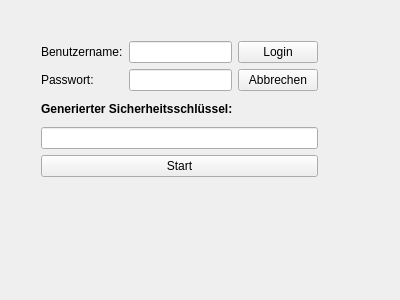
<?xml version="1.0" encoding="UTF-8"?>
<ui version="4.0">
 <class>login</class>
 <widget class="QWidget" name="login">
  <property name="geometry">
   <rect>
    <x>0</x>
    <y>0</y>
    <width>400</width>
    <height>300</height>
   </rect>
  </property>
  <property name="windowTitle">
   <string>login</string>
  </property>
  <widget class="QWidget" name="layoutWidget">
   <property name="geometry">
    <rect>
     <x>30</x>
     <y>30</y>
     <width>299</width>
     <height>158</height>
    </rect>
   </property>
   <layout class="QGridLayout" name="gridLayout_3">
    <item row="0" column="0">
     <layout class="QGridLayout" name="gridLayout_2">
      <item row="0" column="0">
       <layout class="QGridLayout" name="gridLayout">
        <item row="0" column="1">
         <widget class="QLineEdit" name="eMailLineEdit"/>
        </item>
        <item row="0" column="0">
         <widget class="QLabel" name="label1">
          <property name="text">
           <string>Benutzername:</string>
          </property>
         </widget>
        </item>
        <item row="1" column="2">
         <widget class="QPushButton" name="cancelButton">
          <property name="text">
           <string>Abbrechen</string>
          </property>
         </widget>
        </item>
        <item row="1" column="1">
         <widget class="QLineEdit" name="passwdLineEdit"/>
        </item>
        <item row="1" column="0">
         <widget class="QLabel" name="label_2">
          <property name="text">
           <string>Passwort:</string>
          </property>
         </widget>
        </item>
        <item row="0" column="2">
         <widget class="QPushButton" name="loginButton">
          <property name="text">
           <string>Login</string>
          </property>
         </widget>
        </item>
       </layout>
      </item>
     </layout>
    </item>
    <item row="1" column="0">
     <widget class="QLabel" name="label3">
      <property name="font">
       <font>
        <weight>75</weight>
        <italic>false</italic>
        <bold>true</bold>
        <underline>false</underline>
       </font>
      </property>
      <property name="text">
       <string>Generierter Sicherheitsschlüssel:</string>
      </property>
     </widget>
    </item>
    <item row="2" column="0">
     <widget class="QLineEdit" name="yourIdLineEdit"/>
    </item>
    <item row="3" column="0">
     <widget class="QPushButton" name="startButton">
      <property name="text">
       <string>Start</string>
      </property>
     </widget>
    </item>
   </layout>
  </widget>
 </widget>
 <layoutdefault spacing="6" margin="11"/>
 <resources/>
 <connections>
  <connection>
   <sender>cancelButton</sender>
   <signal>clicked()</signal>
   <receiver>login</receiver>
   <slot>close()</slot>
   <hints>
    <hint type="sourcelabel">
     <x>306</x>
     <y>69</y>
    </hint>
    <hint type="destinationlabel">
     <x>375</x>
     <y>73</y>
    </hint>
   </hints>
  </connection>
  <connection>
   <sender>loginButton</sender>
   <signal>clicked()</signal>
   <receiver>login</receiver>
   <slot>loginButton_click()</slot>
   <hints>
    <hint type="sourcelabel">
     <x>281</x>
     <y>45</y>
    </hint>
    <hint type="destinationlabel">
     <x>378</x>
     <y>45</y>
    </hint>
   </hints>
  </connection>
  <connection>
   <sender>startButton</sender>
   <signal>clicked()</signal>
   <receiver>login</receiver>
   <slot>startButton_click()</slot>
   <hints>
    <hint type="sourcelabel">
     <x>173</x>
     <y>176</y>
    </hint>
    <hint type="destinationlabel">
     <x>174</x>
     <y>230</y>
    </hint>
   </hints>
  </connection>
 </connections>
 <slots>
  <slot>loginButton_click()</slot>
  <slot>startButton_click()</slot>
 </slots>
</ui>
